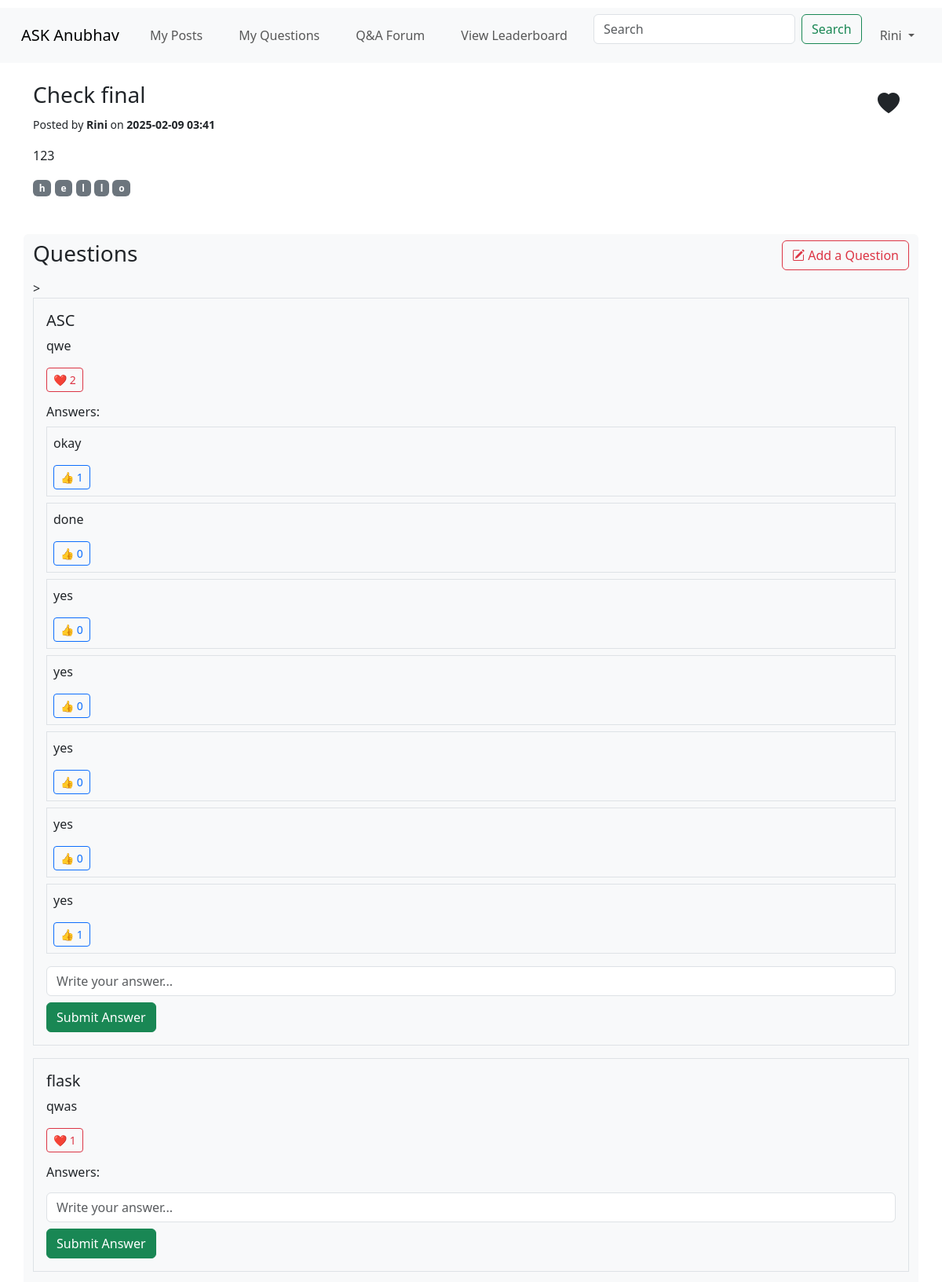
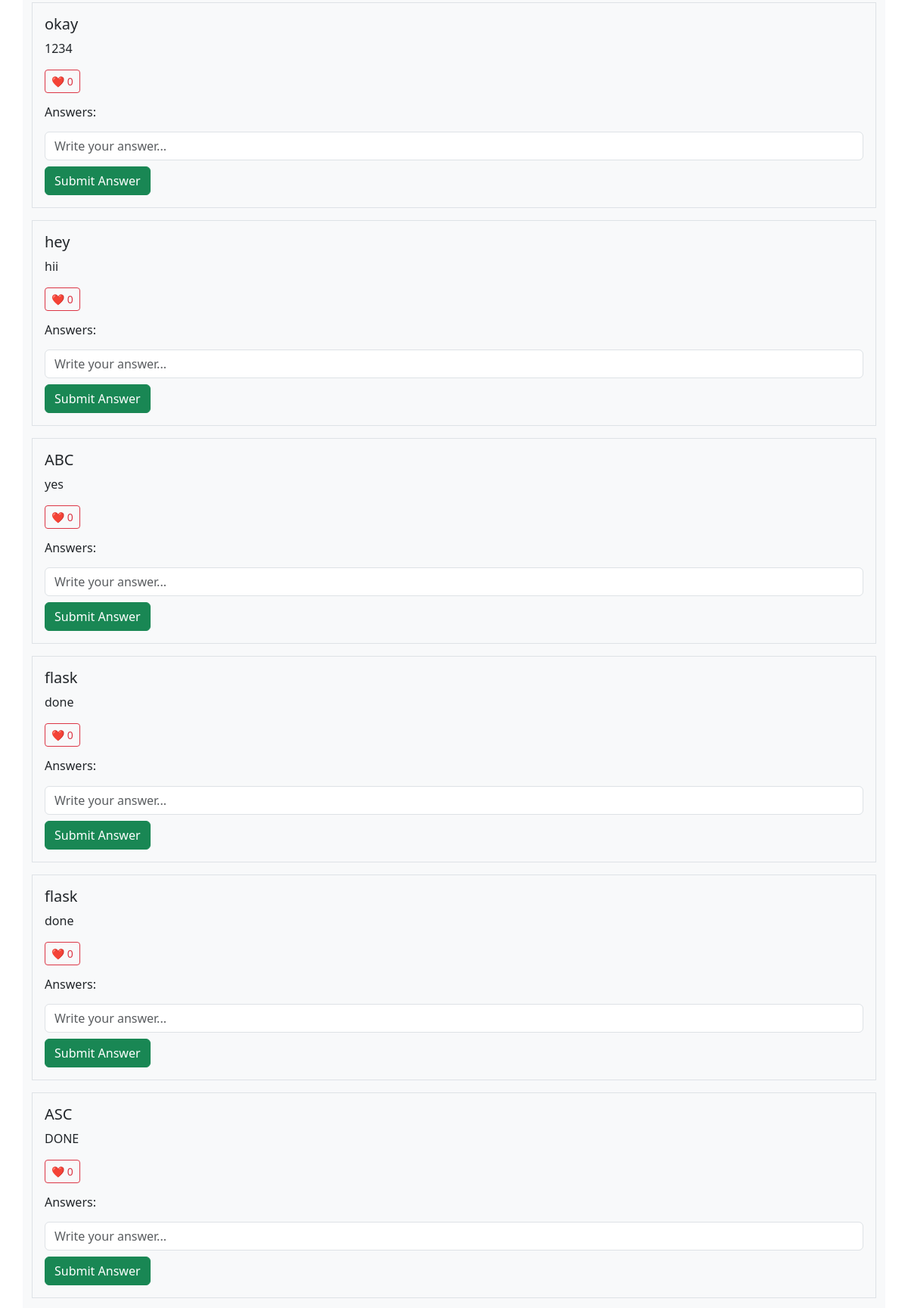
/post/11 (signed in, upper part), run on the app's committed database (2 pictures, top to bottom).
### merged.py (models this page shows, shortened)
class User(db.Model):
    student_id = db.Column(db.Integer, primary_key=True)
    username = db.Column(db.String(100), nullable=False, unique=True)
    password = db.Column(db.String(100), nullable=False)
    is_faculty = db.Column(db.Boolean, default=False)
    email = db.Column(db.String(120), unique=True)

class Post(db.Model):
    __tablename__ = 'post'
    id = db.Column(db.Integer, primary_key=True)
    title = db.Column(db.String(100), nullable=False)
    body = db.Column(db.Text, nullable=False)
    keywords = db.Column(db.String(255))
    date_of_post = db.Column(db.DateTime, default=lambda: datetime.now(timezone.utc))
    student_id = db.Column(db.Integer, nullable=False)
    like_count = db.Column(db.Integer, default=0)
    tags = db.relationship('Tag', secondary=post_tags, lazy='subquery', backref=db.backref('posts', lazy=True))
    approval = db.relationship('PostApproval', uselist=False, back_populates='post')

class Question(db.Model):
    __tablename__ = 'question'
    id = db.Column(db.Integer, primary_key=True)
    title = db.Column(db.String(200))
    body = db.Column(db.Text, nullable=False)
    student_id = db.Column(db.Integer, nullable=False)
    like_count = db.Column(db.Integer, default=0)
    post_id = db.Column(db.Integer, db.ForeignKey('post.id'), nullable=False)
    post = db.relationship('Post', backref=db.backref('questions', lazy=True))
    approval = db.relationship('QuestionApproval', uselist=False, back_populates='question')
    answers = db.relationship('Answer', backref='question', lazy=True)

class Answer(db.Model):
    __tablename__ = 'answer'
    id = db.Column(db.Integer, primary_key=True)
    body = db.Column(db.Text, nullable=False)
    student_id = db.Column(db.Integer, db.ForeignKey('user.student_id'), nullable=False)
    student = db.relationship('User', backref=db.backref('answers', lazy=True))
    like_count = db.Column(db.Integer, default=0)
    question_id = db.Column(db.Integer, db.ForeignKey('question.id'), nullable=False)
    approval = db.relationship('AnswerApproval', uselist=False, back_populates='answer')

### merged.py (the view)
@app.route('/post/<int:post_id>')
def post_details(post_id):
    try:
        if 'student_id' not in session:
            flash("Please log in to view the post", "warning")
            return redirect(url_for('login'))
        post = Post.query.get_or_404(post_id)
        author = User.query.get(post.student_id)
        posted_by = author.username if author else None
        username = session.get('username')
        student_id = session.get('student_id')
        user_liked = LikePost.query.filter_by(student_id=student_id, post_id=post_id).first()
        keyword_list = post.keywords.split(",") if post.keywords else []
        keywords = [keyword.strip() for keyword in keyword_list if keyword.strip()]
        post.keywords = ", ".join(keywords)
        questions = Question.query.filter_by(post_id=post_id).all()  # Fetch only matching post_id
        return render_template('ASK_Anubhav/Student/post_details.html',
                               post=post,
                               username=username,
                               user_liked=user_liked,
                               posted_by=posted_by,
                               questions=questions)  # **Pass questions to template**
    except Exception as e:
        flash(f"An error occurred: {str(e)}", "danger")
        print(f"An error occurred: {str(e)}")
        return redirect(url_for('index'))

### merged.py (called while the page is built)
@app.context_processor
def inject_session():
    try:
        return dict(session=session)  # Inject session into all templates
    except Exception as e:
        print("Session not created due to: {str(e)}")
        return dict(session={})

### templates/ASK_Anubhav/Student/post_details.html (shortened to what this page needs)
<!DOCTYPE html>
<html lang="en">
<head>
  <link rel="stylesheet" href="/static/style.css" />
  <link href="https://cdn.jsdelivr.net/npm/bootstrap@5.3.3/dist/css/bootstrap.min.css" rel="stylesheet"
 />
  <link href="https://cdn.jsdelivr.net/npm/bootstrap-icons/font/bootstrap-icons.css" rel="stylesheet">
</head>
<body>
  <nav class="navbar navbar-expand-lg bg-body-tertiary">
    <div class="container-fluid">
      <a class="navbar-brand" href="{{ url_for('index') }}">ASK Anubhav</a>
      <div class="collapse navbar-collapse" id="navbarSupportedContent">
        <ul class="navbar-nav me-auto mb-2 mb-lg-0">
          <li class="nav-item">
            <a class="nav-link" aria-current="page" href="{{ url_for('my_posts') }}">My Posts</a>
          </li>
          <li class="nav-item">
            <a class="nav-link" href="{{ url_for('my_questions') }}">My Questions</a>
          </li>
          <li class="nav-item">
            <a class="nav-link" href="{{ url_for('qa_forum') }}">Q&A Forum</a>
          </li>
          <li class="nav-item">
            <a class="nav-link" href="{{ url_for('leaderboard') }}">View Leaderboard</a>
          </li>
        </ul>
        <form class="d-flex mb-3" method="GET" action="{{ url_for('index') }}">
          <input class="form-control me-2" type="search" name="search" placeholder="Search" value="{{ search_query }}"
            aria-label="Search">
          <button class="btn btn-outline-success" type="submit">Search</button>
        </form>
        <ul class="navbar-nav">
          <li class="nav-item dropdown">
            <a class="nav-link dropdown-toggle" href="#" id="navbarDropdown" role="button" data-bs-toggle="dropdown"
              aria-expanded="false">
              {{ username }}
            </a>
          </li>
        </ul>
      </div>
    </div>
  </nav>
  <div class="container">
    <div class="row">
      <div class="col-md-9 mt-4">
        <h3>{{ post.title }}</h3>
        <small>
          Posted by <strong> {{ posted_by }} </strong> on <strong> {{ post.date_of_post.strftime('%Y-%m-%d %H:%M' )}}
          </strong>
        </small>
        <p class="mt-3">{{ post.body }}</p>
      </div>
      <div class="col-md-3 text-end mt-4">
        {%if session.get('student_id') %}
        <form action="{{ url_for('like_post', post_id=post.id) }}" method="POST">
          {% if user_liked %}
          <button type="submit" class="btn btn-transparent" style="border: None; font-size: 28px" title="Tap to Unlike">
            <i class="bi bi-heart-fill"></i>
          </button>
          {% else %}
          <button type="submit" class="btn btn-transparent" style="border: None; font-size: 28px" title="Tap to Like">
            <i class="bi bi-heart"></i>
          </button>
          {% endif %}
        </form>
        {% else %}
        <a href="{{ url_for('login') }}" class="btn btn-primary">Login to Like</a>
        {% endif %}
      </div>
    </div>
    <div>
      {% if post.keywords%}
      {% for keyword in post.keywords %}
      <p class="badge text-bg-secondary mb-5">{{ keyword }}</p>
      {% endfor %}
      {% endif %}
    </div>
  </div>
  <div class="container bg-light rounded">
    <div class="row py-2">
      <div class="col-md-10">
        <h3>Questions</h3>
      </div>
      <div class="col-md-2 text-end">
        <div class="text-end">
          <button class="btn btn-outline-danger" data-bs-toggle="modal" data-bs-target="#addQuestionModal">
              <i class="bi bi-pencil-square"></i> Add a Question
          </button>
      </div>
      </div>
    </div>
    <div class="question-section" id="questionSection"  data-post-id="{{ post.id }}">
      >
      {% for question in post.questions %}
      <div class="question-box border p-3 mb-3">
        <h5>{{ question.title }}</h5>
        <p>{{ question.body }}</p>
        <button class="btn btn-sm btn-outline-danger likeQuestionBtn" data-question-id="{{ question.id }}">
          ❤️ <span id="like-count-question-{{ question.id }}">{{ question.like_count or 0 }}</span>
        </button>
        <h6 class="mt-3">Answers:</h6>
        <div class="answers" id="answers-container-{{ question.id }}">
          {% for answer in question.answers %}
          <div class="answer-box border p-2 mt-2">
            <p>{{ answer.body }}</p>
            <button class="btn btn-sm btn-outline-primary likeAnswerBtn" data-answer-id="{{ answer.id }}">
              👍 <span id="like-count-answer-{{ answer.id }}">{{ answer.like_count or 0 }}</span>
            </button>
          </div>
          {% endfor %}
        </div>
        <form class="answerForm mt-3" data-question-id="{{ question.id }}">
          <input type="text" class="form-control answerBody" placeholder="Write your answer..." required>
          <button type="submit" class="btn btn-success mt-2">Submit Answer</button>
        </form>
      </div>
      {% endfor %}
    </div>
</body>
</html>

### static/ASK_Anubhav/style.css (style rules this page uses)
:root { --color-bg: #69F7BE; --color-text-main: #000000; --color-primary: #FFFF00; --wrapper-height: 87vh; --image-max-width: 300px; --image-margin: 3rem; --font-family: "HK Grotesk"; --font-family-header: "HK Grotesk"; }
* { box-sizing: border-box; }
body { font-family: HK Grotesk; background-color: var(--color-bg); }
button, input { font-family: inherit; font-size: 100%; background: #FFFFFF; border: 1px solid #000000; box-sizing: border-box; border-radius: 4px; padding: 0.5rem 1rem; transition: 500ms; }
nav { margin-top: 10px; position: relative; }
nav a { margin: 0 15px; text-decoration: none; color: #333; font-size: 1.2em; transition: color 0.3s; }

### data on the page
User: username "Rini"
Post: title "Check final", date_of_post "2025-02-09 03:41", body "123"
Question: title "ASC", body "qwe", like_count "2"
Answer: body "okay", like_count "1"
Answer: body "done", like_count "0"
Answer: body "yes", like_count "0"
Answer: body "yes", like_count "0"
Answer: body "yes", like_count "0"
Answer: body "yes", like_count "0"
Answer: body "yes", like_count "1"
Question: title "flask", body "qwas", like_count "1"
Question: title "okay", body "1234", like_count "0"
Question: title "hey", body "hii", like_count "0"
Question: title "ABC", body "yes", like_count "0"
Question: title "flask", body "done", like_count "0"
Question: title "flask", body "done", like_count "0"
Question: title "ASC", body "DONE", like_count "0"

### other printed values
{{ keyword }} "h" "e" "l" "l" "o"
